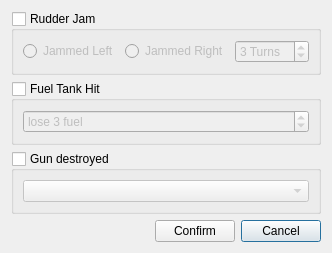
<?xml version="1.0" encoding="UTF-8"?>
<ui version="4.0">
 <class>EffectsSelectionDialog</class>
 <widget class="QDialog" name="EffectsSelectionDialog">
  <property name="geometry">
   <rect>
    <x>0</x>
    <y>0</y>
    <width>299</width>
    <height>218</height>
   </rect>
  </property>
  <property name="windowTitle">
   <string>Damage Chit Effects</string>
  </property>
  <layout class="QGridLayout" name="gridLayout">
   <item row="3" column="0">
    <spacer name="horizontalSpacer">
     <property name="orientation">
      <enum>Qt::Horizontal</enum>
     </property>
     <property name="sizeHint" stdset="0">
      <size>
       <width>40</width>
       <height>20</height>
      </size>
     </property>
    </spacer>
   </item>
   <item row="3" column="2">
    <widget class="QPushButton" name="cancel_btn">
     <property name="text">
      <string>Cancel</string>
     </property>
    </widget>
   </item>
   <item row="2" column="0" colspan="3">
    <widget class="QGroupBox" name="gunDestroyedBox">
     <property name="title">
      <string>Gun destroyed</string>
     </property>
     <property name="checkable">
      <bool>true</bool>
     </property>
     <property name="checked">
      <bool>false</bool>
     </property>
     <layout class="QGridLayout" name="gridLayout_2">
      <item row="0" column="0">
       <widget class="QComboBox" name="gun_selection_cmb"/>
      </item>
     </layout>
    </widget>
   </item>
   <item row="3" column="1">
    <widget class="QPushButton" name="confirm_btn">
     <property name="text">
      <string>Confirm</string>
     </property>
    </widget>
   </item>
   <item row="0" column="0" colspan="3">
    <widget class="QGroupBox" name="rudderJamBox">
     <property name="title">
      <string>Rudder Jam</string>
     </property>
     <property name="checkable">
      <bool>true</bool>
     </property>
     <property name="checked">
      <bool>false</bool>
     </property>
     <layout class="QHBoxLayout" name="horizontalLayout">
      <item>
       <widget class="QRadioButton" name="jammed_left_radio">
        <property name="text">
         <string>Jammed Left</string>
        </property>
       </widget>
      </item>
      <item>
       <widget class="QRadioButton" name="jammed_right_radio">
        <property name="text">
         <string>Jammed Right</string>
        </property>
       </widget>
      </item>
      <item>
       <widget class="QSpinBox" name="jam_duration">
        <property name="suffix">
         <string> Turns</string>
        </property>
        <property name="minimum">
         <number>1</number>
        </property>
        <property name="value">
         <number>3</number>
        </property>
       </widget>
      </item>
     </layout>
    </widget>
   </item>
   <item row="1" column="0" colspan="3">
    <widget class="QGroupBox" name="fuelLostBox">
     <property name="title">
      <string>Fuel Tank Hit</string>
     </property>
     <property name="checkable">
      <bool>true</bool>
     </property>
     <property name="checked">
      <bool>false</bool>
     </property>
     <layout class="QHBoxLayout" name="horizontalLayout_2">
      <item>
       <widget class="QSpinBox" name="fuel_lost">
        <property name="suffix">
         <string> fuel</string>
        </property>
        <property name="prefix">
         <string>lose </string>
        </property>
        <property name="minimum">
         <number>1</number>
        </property>
        <property name="value">
         <number>3</number>
        </property>
       </widget>
      </item>
     </layout>
    </widget>
   </item>
  </layout>
 </widget>
 <resources/>
 <connections>
  <connection>
   <sender>confirm_btn</sender>
   <signal>clicked()</signal>
   <receiver>EffectsSelectionDialog</receiver>
   <slot>accept()</slot>
   <hints>
    <hint type="sourcelabel">
     <x>171</x>
     <y>79</y>
    </hint>
    <hint type="destinationlabel">
     <x>149</x>
     <y>49</y>
    </hint>
   </hints>
  </connection>
  <connection>
   <sender>cancel_btn</sender>
   <signal>clicked()</signal>
   <receiver>EffectsSelectionDialog</receiver>
   <slot>reject()</slot>
   <hints>
    <hint type="sourcelabel">
     <x>252</x>
     <y>79</y>
    </hint>
    <hint type="destinationlabel">
     <x>149</x>
     <y>49</y>
    </hint>
   </hints>
  </connection>
 </connections>
</ui>
